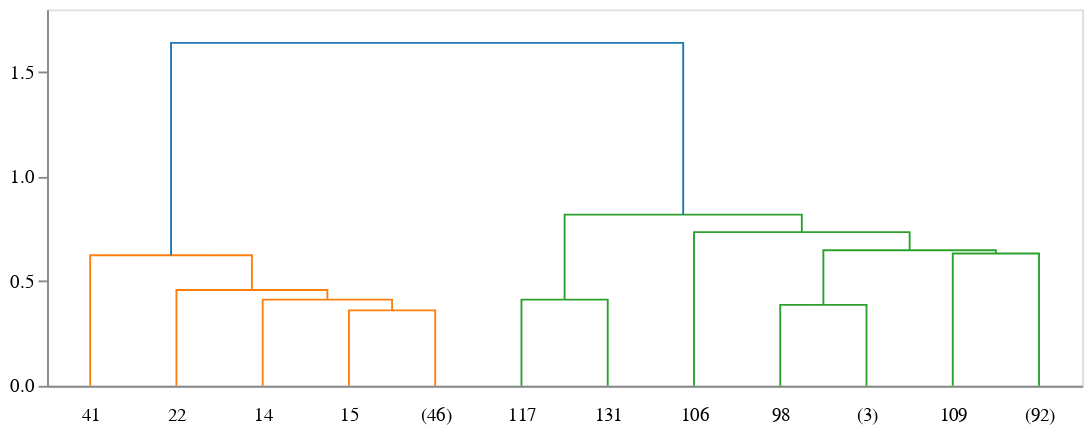

The cell this chart's notebook holds for it:
### Markdown cell above
If you have just the dendrogram object (and not the underlying linkage matrix), you cannot compute/plot the nodes in the dendrogram, but you can still use the available backends.

### Code cell
## pass it to idendro and visualize
idd = idendro.IDendro()
idd.convert_scipy_dendrogram(D, compute_nodes=False).plot(
    backend='altair',
    height=200, width=550,
    show_nodes=False
)

### Figure 1 — Vega-Lite specification as saved in the notebook (floating-point values rounded to 4 significant figures)
{"layer": [{"data": {"name": "data-77bb6a815e395d3b97091416b28e1f49"}, "mark": "line", "encoding": {"color": {"field": "fillcolor", "legend": null, "scale": null, "type": "nominal"}, "detail": {"field": "index", "type": "quantitative"}, "order": {"field": "_order_helper", "type": "quantitative"}, "strokeDash": {"field": "strokedash", "legend": null, "scale": null, "type": "nominal"}, "strokeOpacity": {"field": "strokeopacity", "legend": null, "scale": null, "type": "quantitative"}, "strokeWidth": {"field": "strokewidth", "legend": null, "scale": null, "type": "quantitative"}, "x": {"axis": {"grid": false, "labelAngle": 0, "labelExpr": "datum.value == 5.0 ? '41' : datum.value == 15.0 ? '22' : datum.value == 25.0 ? '14' : datum.value == 35.0 ? '15' : datum.value == 45.0 ? '(46)' : datum.value == 55.0 ? '117' : datum.value == 65.0 ? '131' : datum.value == 75.0 ? '106' : datum.value == 85.0 ? '98' : datum.value == 95.0 ? '(3)' : datum.value == 105.0 ? '109' : datum.value == 115.0 ? '(92)' : ''", "labelPadding": 10, "orient": "bottom", "ticks": false, "values": [5.0, 15.0, 25.0, 35.0, 45.0, 55.0, 65.0, 75.0, 85.0, 95.0, 105.0, 115.0]}, "field": "x", "title": null, "type": "quantitative"}, "y": {"axis": {"grid": false}, "field": "y", "scale": {"reverse": false, "type": "linear"}, "title": null, "type": "quantitative"}}}, {"data": {"name": "data-d751713988987e9331980363e24189ce"}, "mark": "point"}], "height": 200, "width": 550, "$schema": "https://vega.github.io/schema/vega-lite/v4.17.0.json", "datasets": {"data-77bb6a815e395d3b97091416b28e1f49": [{"index": 0, "x": 35.0, "y": 0.0, "fillcolor": "#ff7f0e", "id": null, "children_id": null, "cluster_id": null, "strokewidth": 1.0, "strokedash": [1, 0], "strokeopacity": 1.0, "_order_helper": 0}, {"index": 0, "x": 35.0, "y": 0.3606, "fillcolor": "#ff7f0e", "id": null, "children_id": null, "cluster_id": null, "strokewidth": 1.0, "strokedash": [1, 0], "strokeopacity": 1.0, "_order_helper": 1}, {"index": 0, "x": 45.0, "y": 0.3606, "fillcolor": "#ff7f0e", "id": null, "children_id": null, "cluster_id": null, "strokewidth": 1.0, "strokedash": [1, 0], "strokeopacity": 1.0, "_order_helper": 2}, {"index": 0, "x": 45.0, "y": 0.0, "fillcolor": "#ff7f0e", "id": null, "children_id": null, "cluster_id": null, "strokewidth": 1.0, "strokedash": [1, 0], "strokeopacity": 1.0, "_order_helper": 3}, {"index": 1, "x": 25.0, "y": 0.0, "fillcolor": "#ff7f0e", "id": null, "children_id": null, "cluster_id": null, "strokewidth": 1.0, "strokedash": [1, 0], "strokeopacity": 1.0, "_order_helper": 0}, {"index": 1, "x": 25.0, "y": 0.4123, "fillcolor": "#ff7f0e", "id": null, "children_id": null, "cluster_id": null, "strokewidth": 1.0, "strokedash": [1, 0], "strokeopacity": 1.0, "_order_helper": 1}, {"index": 1, "x": 40.0, "y": 0.4123, "fillcolor": "#ff7f0e", "id": null, "children_id": null, "cluster_id": null, "strokewidth": 1.0, "strokedash": [1, 0], "strokeopacity": 1.0, "_order_helper": 2}, {"index": 1, "x": 40.0, "y": 0.3606, "fillcolor": "#ff7f0e", "id": null, "children_id": null, "cluster_id": null, "strokewidth": 1.0, "strokedash": [1, 0], "strokeopacity": 1.0, "_order_helper": 3}, {"index": 2, "x": 15.0, "y": 0.0, "fillcolor": "#ff7f0e", "id": null, "children_id": null, "cluster_id": null, "strokewidth": 1.0, "strokedash": [1, 0], "strokeopacity": 1.0, "_order_helper": 0}, {"index": 2, "x": 15.0, "y": 0.4583, "fillcolor": "#ff7f0e", "id": null, "children_id": null, "cluster_id": null, "strokewidth": 1.0, "strokedash": [1, 0], "strokeopacity": 1.0, "_order_helper": 1}, {"index": 2, "x": 32.5, "y": 0.4583, "fillcolor": "#ff7f0e", "id": null, "children_id": null, "cluster_id": null, "strokewidth": 1.0, "strokedash": [1, 0], "strokeopacity": 1.0, "_order_helper": 2}, {"index": 2, "x": 32.5, "y": 0.4123, "fillcolor": "#ff7f0e", "id": null, "children_id": null, "cluster_id": null, "strokewidth": 1.0, "strokedash": [1, 0], "strokeopacity": 1.0, "_order_helper": 3}, {"index": 3, "x": 5.0, "y": 0.0, "fillcolor": "#ff7f0e", "id": null, "children_id": null, "cluster_id": null, "strokewidth": 1.0, "strokedash": [1, 0], "strokeopacity": 1.0, "_order_helper": 0}, {"index": 3, "x": 5.0, "y": 0.6245, "fillcolor": "#ff7f0e", "id": null, "children_id": null, "cluster_id": null, "strokewidth": 1.0, "strokedash": [1, 0], "strokeopacity": 1.0, "_order_helper": 1}, {"index": 3, "x": 23.75, "y": 0.6245, "fillcolor": "#ff7f0e", "id": null, "children_id": null, "cluster_id": null, "strokewidth": 1.0, "strokedash": [1, 0], "strokeopacity": 1.0, "_order_helper": 2}, {"index": 3, "x": 23.75, "y": 0.4583, "fillcolor": "#ff7f0e", "id": null, "children_id": null, "cluster_id": null, "strokewidth": 1.0, "strokedash": [1, 0], "strokeopacity": 1.0, "_order_helper": 3}, {"index": 4, "x": 55.0, "y": 0.0, "fillcolor": "#2ca02c", "id": null, "children_id": null, "cluster_id": null, "strokewidth": 1.0, "strokedash": [1, 0], "strokeopacity": 1.0, "_order_helper": 0}, {"index": 4, "x": 55.0, "y": 0.4123, "fillcolor": "#2ca02c", "id": null, "children_id": null, "cluster_id": null, "strokewidth": 1.0, "strokedash": [1, 0], "strokeopacity": 1.0, "_order_helper": 1}, {"index": 4, "x": 65.0, "y": 0.4123, "fillcolor": "#2ca02c", "id": null, "children_id": null, "cluster_id": null, "strokewidth": 1.0, "strokedash": [1, 0], "strokeopacity": 1.0, "_order_helper": 2}, {"index": 4, "x": 65.0, "y": 0.0, "fillcolor": "#2ca02c", "id": null, "children_id": null, "cluster_id": null, "strokewidth": 1.0, "strokedash": [1, 0], "strokeopacity": 1.0, "_order_helper": 3}, {"index": 5, "x": 85.0, "y": 0.0, "fillcolor": "#2ca02c", "id": null, "children_id": null, "cluster_id": null, "strokewidth": 1.0, "strokedash": [1, 0], "strokeopacity": 1.0, "_order_helper": 0}, {"index": 5, "x": 85.0, "y": 0.3873, "fillcolor": "#2ca02c", "id": null, "children_id": null, "cluster_id": null, "strokewidth": 1.0, "strokedash": [1, 0], "strokeopacity": 1.0, "_order_helper": 1}, {"index": 5, "x": 95.0, "y": 0.3873, "fillcolor": "#2ca02c", "id": null, "children_id": null, "cluster_id": null, "strokewidth": 1.0, "strokedash": [1, 0], "strokeopacity": 1.0, "_order_helper": 2}, {"index": 5, "x": 95.0, "y": 0.0, "fillcolor": "#2ca02c", "id": null, "children_id": null, "cluster_id": null, "strokewidth": 1.0, "strokedash": [1, 0], "strokeopacity": 1.0, "_order_helper": 3}, {"index": 6, "x": 105.0, "y": 0.0, "fillcolor": "#2ca02c", "id": null, "children_id": null, "cluster_id": null, "strokewidth": 1.0, "strokedash": [1, 0], "strokeopacity": 1.0, "_order_helper": 0}, {"index": 6, "x": 105.0, "y": 0.6325, "fillcolor": "#2ca02c", "id": null, "children_id": null, "cluster_id": null, "strokewidth": 1.0, "strokedash": [1, 0], "strokeopacity": 1.0, "_order_helper": 1}, {"index": 6, "x": 115.0, "y": 0.6325, "fillcolor": "#2ca02c", "id": null, "children_id": null, "cluster_id": null, "strokewidth": 1.0, "strokedash": [1, 0], "strokeopacity": 1.0, "_order_helper": 2}, {"index": 6, "x": 115.0, "y": 0.0, "fillcolor": "#2ca02c", "id": null, "children_id": null, "cluster_id": null, "strokewidth": 1.0, "strokedash": [1, 0], "strokeopacity": 1.0, "_order_helper": 3}, {"index": 7, "x": 90.0, "y": 0.3873, "fillcolor": "#2ca02c", "id": null, "children_id": null, "cluster_id": null, "strokewidth": 1.0, "strokedash": [1, 0], "strokeopacity": 1.0, "_order_helper": 0}, {"index": 7, "x": 90.0, "y": 0.6481, "fillcolor": "#2ca02c", "id": null, "children_id": null, "cluster_id": null, "strokewidth": 1.0, "strokedash": [1, 0], "strokeopacity": 1.0, "_order_helper": 1}, {"index": 7, "x": 110.0, "y": 0.6481, "fillcolor": "#2ca02c", "id": null, "children_id": null, "cluster_id": null, "strokewidth": 1.0, "strokedash": [1, 0], "strokeopacity": 1.0, "_order_helper": 2}, {"index": 7, "x": 110.0, "y": 0.6325, "fillcolor": "#2ca02c", "id": null, "children_id": null, "cluster_id": null, "strokewidth": 1.0, "strokedash": [1, 0], "strokeopacity": 1.0, "_order_helper": 3}, {"index": 8, "x": 75.0, "y": 0.0, "fillcolor": "#2ca02c", "id": null, "children_id": null, "cluster_id": null, "strokewidth": 1.0, "strokedash": [1, 0], "strokeopacity": 1.0, "_order_helper": 0}, {"index": 8, "x": 75.0, "y": 0.7348, "fillcolor": "#2ca02c", "id": null, "children_id": null, "cluster_id": null, "strokewidth": 1.0, "strokedash": [1, 0], "strokeopacity": 1.0, "_order_helper": 1}, {"index": 8, "x": 100.0, "y": 0.7348, "fillcolor": "#2ca02c", "id": null, "children_id": null, "cluster_id": null, "strokewidth": 1.0, "strokedash": [1, 0], "strokeopacity": 1.0, "_order_helper": 2}, {"index": 8, "x": 100.0, "y": 0.6481, "fillcolor": "#2ca02c", "id": null, "children_id": null, "cluster_id": null, "strokewidth": 1.0, "strokedash": [1, 0], "strokeopacity": 1.0, "_order_helper": 3}, {"index": 9, "x": 60.0, "y": 0.4123, "fillcolor": "#2ca02c", "id": null, "children_id": null, "cluster_id": null, "strokewidth": 1.0, "strokedash": [1, 0], "strokeopacity": 1.0, "_order_helper": 0}, {"index": 9, "x": 60.0, "y": 0.8185, "fillcolor": "#2ca02c", "id": null, "children_id": null, "cluster_id": null, "strokewidth": 1.0, "strokedash": [1, 0], "strokeopacity": 1.0, "_order_helper": 1}, {"index": 9, "x": 87.5, "y": 0.8185, "fillcolor": "#2ca02c", "id": null, "children_id": null, "cluster_id": null, "strokewidth": 1.0, "strokedash": [1, 0], "strokeopacity": 1.0, "_order_helper": 2}, {"index": 9, "x": 87.5, "y": 0.7348, "fillcolor": "#2ca02c", "id": null, "children_id": null, "cluster_id": null, "strokewidth": 1.0, "strokedash": [1, 0], "strokeopacity": 1.0, "_order_helper": 3}, {"index": 10, "x": 14.38, "y": 0.6245, "fillcolor": "#1f77b4", "id": null, "children_id": null, "cluster_id": null, "strokewidth": 1.0, "strokedash": [1, 0], "strokeopacity": 1.0, "_order_helper": 0}, {"index": 10, "x": 14.38, "y": 1.64, "fillcolor": "#1f77b4", "id": null, "children_id": null, "cluster_id": null, "strokewidth": 1.0, "strokedash": [1, 0], "strokeopacity": 1.0, "_order_helper": 1}, {"index": 10, "x": 73.75, "y": 1.64, "fillcolor": "#1f77b4", "id": null, "children_id": null, "cluster_id": null, "strokewidth": 1.0, "strokedash": [1, 0], "strokeopacity": 1.0, "_order_helper": 2}, {"index": 10, "x": 73.75, "y": 0.8185, "fillcolor": "#1f77b4", "id": null, "children_id": null, "cluster_id": null, "strokewidth": 1.0, "strokedash": [1, 0], "strokeopacity": 1.0, "_order_helper": 3}], "data-d751713988987e9331980363e24189ce": []}}
